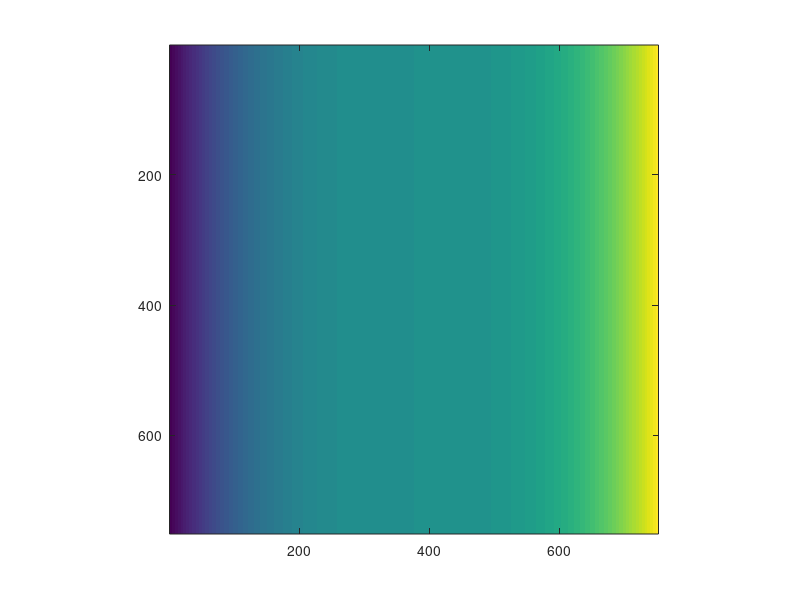

This figure's MATLAB source:
function M2_LightForge_1DCubicPhaseMaskDesign()

% Produces the design of a 1D cubic phase mask with specified alpha value
% over specified x,y range, and outputs the data in the required GridXYZ
% format.

    fullWidth=7.5e3; %in um
    halfWidth=fullWidth/2;

    x=[-halfWidth:10:halfWidth];
    y=[-halfWidth:10:halfWidth];
    
    normalised_x=x/halfWidth;
    normalised_y=y/halfWidth;
    
    [normX,normY]=meshgrid(normalised_x,normalised_y);
    
%     alpha=6.1447;
    alpha=10.7533;
    cubic_profile=alpha.*(normX.^3);
    
    %make all positive values
    cubic_profile=cubic_profile-min(cubic_profile(:));
    
    %prepare in matrix form:
    gridxyz=zeros(size(cubic_profile)+1,'double');
    
    gridxyz(1,2:end)=x;
    gridxyz(2:end,1)=y;
    gridxyz(2:end,2:end)=cubic_profile;
    
%     imagesc(gridxyz);axis image;
    imagesc(cubic_profile);axis image;
    
    dlmwrite('gridxyz.txt',gridxyz,'delimiter','\t','precision','%.3f','newline','pc');
    
end
